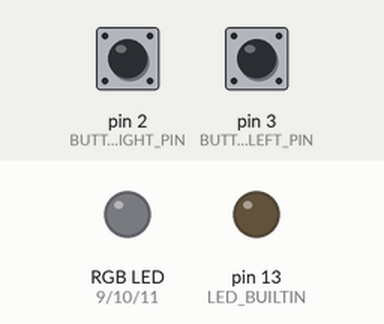
Simulated run of this sketch. Board: Arduino Uno, built with avr-gcc and run on an emulated ATmega328P. On the bench: an RGB LED mixed from three pins (HIGH = lit), output pins drawn as LEDs (lit = HIGH). Dashed ring = blinking. Inputs (shaded band) come from the test bench; at power-on: pin 2 (BUTTON_RIGHT_PIN) HIGH, pin 3 (BUTTON_LEFT_PIN) HIGH. MIDI output is not drawn.

Above: at 1.2 s.
1.3 s: pin 2 (BUTTON_RIGHT_PIN) pulled LOW for 3.2 s
At 2.8 s:
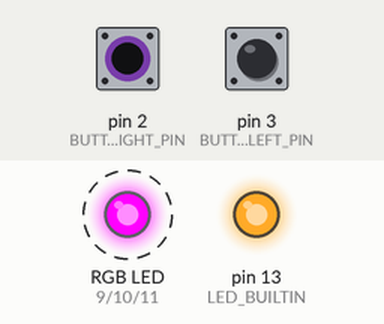
6.0 s: pin 2 (BUTTON_RIGHT_PIN) pulled LOW for 0.15 s
At 6.29 s:
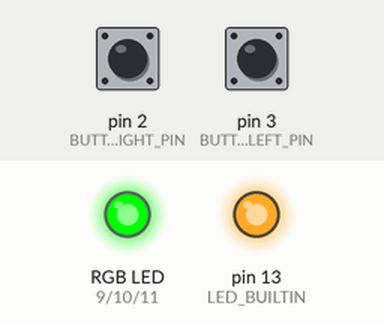
7.9 s: pin 3 (BUTTON_LEFT_PIN) pulled LOW for 0.15 s
At 8.2 s:
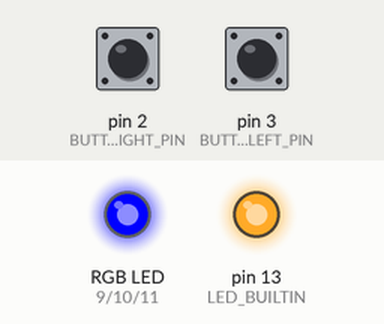
9.8 s: pin 3 (BUTTON_LEFT_PIN) pulled LOW for 3.2 s
At 11.31 s:
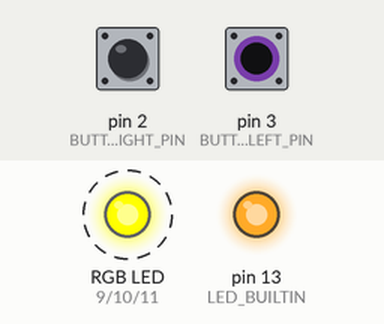
Timing chart, 0 to 15.5 s (numbered marks = the images above; inputs shaded):
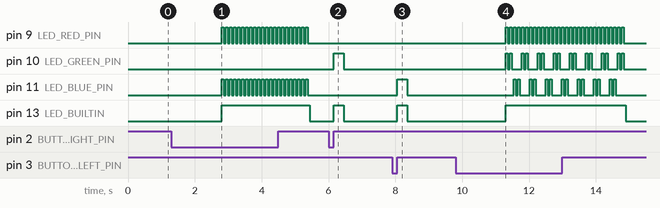

Measured:
- after the input at 1.3 s, pin 9 (LED_RED_PIN), pin 11 (LED_BLUE_PIN): alternates HIGH for 0.06 s and LOW for 0.06 s, 44 changes in all, then stays LOW, starting after 1.5 s; pin 13 (LED_BUILTIN): LOW → HIGH after 1.5 s, → LOW 2.6 s later
- after the input at 6.0 s, pin 10 (LED_GREEN_PIN), pin 13 (LED_BUILTIN): LOW → HIGH after 0.15 s, → LOW 0.30 s later
- after the input at 7.9 s, pin 11 (LED_BLUE_PIN), pin 13 (LED_BUILTIN): LOW → HIGH after 0.15 s, → LOW 0.30 s later
- after the input at 9.8 s, pin 9 (LED_RED_PIN): alternates HIGH for 0.06 s and LOW for 0.06 s, 60 changes in all, then stays LOW, starting after 1.5 s; pin 10 (LED_GREEN_PIN): LOW → HIGH after 1.5 s, then repeats every 0.48 s: LOW 0.06 s, HIGH 0.06 s, LOW 0.30 s, HIGH 0.06 s

The sketch:

midi_pc_footswitch.ino
```cpp
#include <MIDI.h>
#include <JC_Button.h>

MIDI_CREATE_DEFAULT_INSTANCE();

const byte BUTTON_RIGHT_PIN = 2;
const byte BUTTON_LEFT_PIN = 3;
// RGB Led on Pins 9-11 (PWM)
const byte LED_RED_PIN = 9;
const byte LED_GREEN_PIN = 10;
const byte LED_BLUE_PIN = 11;

const unsigned long LONG_PRESS = 1500;

const unsigned long FLICKER_NONE = 300;
const unsigned long FLICKER_SLOW = 60;
const unsigned long FLICKER_FAST = 30;
const byte LED_INTENSITY = 255;

const int MIN_PATCH = 0;
const int MAX_PATCH = 3;

Button buttonRight(BUTTON_RIGHT_PIN);
Button buttonLeft(BUTTON_LEFT_PIN);

void setup()
{
    pinMode(LED_BUILTIN, OUTPUT);
    pinMode(LED_RED_PIN, OUTPUT);
    pinMode(LED_GREEN_PIN, OUTPUT);
    pinMode(LED_BLUE_PIN, OUTPUT);

    MIDI.begin(MIDI_CHANNEL_OMNI);

    buttonLeft.begin();
    buttonRight.begin();

    // Only enable Serial for USB MIDI debugging
    Serial.begin(9600);

    // Send a patch reset on start
    MIDI.sendProgramChange(0, 1);

    ledTurnOff();
}

void loop()
{

    enum states_t
    {
        WAIT,
        R_SHORT,
        L_SHORT,
        TO_BOTH_LONG,
        BOTH_LONG,
        TO_R_LONG,
        R_LONG,
        TO_L_LONG,
        L_LONG,
    };
    static states_t STATE;
    static int
        patchNum,
        lastPatchNum,
        singlePatch;
    static bool
        errorState(false),
        singlePatchState(false),
        singlePatchSend(false),
        resetState(false),
        resetSend(false);

    buttonRight.read();
    buttonLeft.read();

    if (errorState)
        ledFlicker(FLICKER_FAST, 10, LED_INTENSITY, 0, 0);

    if (singlePatchState)
        ledFlicker(FLICKER_SLOW, 4, LED_INTENSITY, 0, LED_INTENSITY);

    if (singlePatchSend)
        MIDI.sendProgramChange(singlePatch, 1);

    if (resetState)
        ledFlicker(FLICKER_SLOW, 4, LED_INTENSITY, LED_INTENSITY, 0);

    if (patchNum != lastPatchNum)
    {
        if (patchNum > lastPatchNum)
            ledFlicker(FLICKER_NONE, 1, 0, LED_INTENSITY, 0);
        else
            ledFlicker(FLICKER_NONE, 1, 0, 0, LED_INTENSITY);

        MIDI.sendProgramChange(patchNum, 1);

        lastPatchNum = patchNum;
    }

    switch (STATE)
    {
    case WAIT:
        errorState = false;
        singlePatchState = false;
        singlePatchSend = false;
        resetState = false;
        if (buttonRight.wasReleased())
            STATE = R_SHORT;
        else if (buttonLeft.wasReleased())
            STATE = L_SHORT;
        else if (buttonRight.pressedFor(LONG_PRESS))
            STATE = TO_R_LONG;
        else if (buttonLeft.pressedFor(LONG_PRESS))
            STATE = TO_L_LONG;
        break;

    case R_SHORT:
        ++patchNum;
        if (patchNum > MAX_PATCH)
        {
            patchNum = min(patchNum, MAX_PATCH);
            errorState = true;
        }
        STATE = WAIT;
        break;

    case L_SHORT:
        --patchNum;
        if (patchNum < MIN_PATCH)
        {
            patchNum = max(patchNum, MIN_PATCH);
            errorState = true;
        }
        STATE = WAIT;
        break;

    case TO_R_LONG:
        if (buttonLeft.pressedFor(LONG_PRESS))
            STATE = TO_BOTH_LONG;
        else
        {
            singlePatchState = true;
            if (buttonRight.wasReleased())
                STATE = R_LONG;
        }
        break;

    case R_LONG:
        singlePatch = 123;
        singlePatchSend = true;
        STATE = WAIT;
        break;

    case TO_L_LONG:
        if (buttonRight.pressedFor(LONG_PRESS))
            STATE = TO_BOTH_LONG;
        else
        {
            resetState = true;
            if (buttonLeft.wasReleased())
                STATE = L_LONG;
        }
        break;

    case L_LONG:
        patchNum = 0;
        STATE = WAIT;
        break;

    case TO_BOTH_LONG:
        resetState = false;
        singlePatchState = true;
        if (buttonRight.wasReleased() || buttonLeft.wasReleased())
            STATE = BOTH_LONG;
        break;

    case BOTH_LONG:
        singlePatch = 124;
        singlePatchSend = true;
        STATE = WAIT;
        break;
    }
}

void ledSetColor(byte redIntensity, byte greenIntensity, byte blueIntensity)
{
    analogWrite(LED_RED_PIN, redIntensity);
    analogWrite(LED_GREEN_PIN, greenIntensity);
    analogWrite(LED_BLUE_PIN, blueIntensity);

    // temp for internal led
    digitalWrite(LED_BUILTIN, HIGH);
}

void ledTurnOff()
{
    ledSetColor(0, 0, 0);

    // temp for internal led
    digitalWrite(LED_BUILTIN, LOW);
}

void ledFlicker(long flickerTime, int flickerCount, byte redIntensity, byte greenIntensity, byte blueIntensity)
{
    byte _redIntensity;
    byte _greenIntensity;
    byte _blueIntensity;

    unsigned long previousBlink = 0;
    bool ledState = false;
    int timesFlickered = 0;

    while (timesFlickered <= flickerCount)
    {
        if (millis() - previousBlink >= flickerTime)
        {
            ledState = !ledState;
            if (ledState)
            {
                _redIntensity = redIntensity;
                _greenIntensity = greenIntensity;
                _blueIntensity = blueIntensity;
            }
            else
            {
                _redIntensity = 0;
                _greenIntensity = 0;
                _blueIntensity = 0;
            }

            previousBlink = millis();

            ledSetColor(_redIntensity, _greenIntensity, _blueIntensity);
            timesFlickered++;
        }
    }
    ledTurnOff();
}
```
